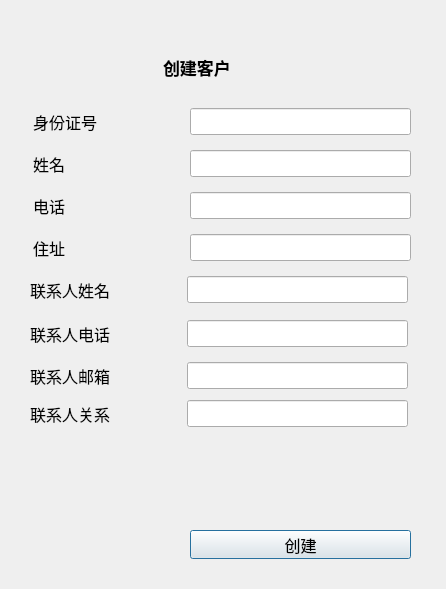
<?xml version="1.0" encoding="UTF-8"?>
<ui version="4.0">
 <class>createClient</class>
 <widget class="QDialog" name="createClient">
  <property name="geometry">
   <rect>
    <x>0</x>
    <y>0</y>
    <width>446</width>
    <height>589</height>
   </rect>
  </property>
  <property name="windowTitle">
   <string>Dialog</string>
  </property>
  <widget class="QLineEdit" name="phone">
   <property name="geometry">
    <rect>
     <x>190</x>
     <y>192</y>
     <width>221</width>
     <height>27</height>
    </rect>
   </property>
   <property name="font">
    <font>
     <pointsize>12</pointsize>
    </font>
   </property>
  </widget>
  <widget class="QLabel" name="label_5">
   <property name="geometry">
    <rect>
     <x>163</x>
     <y>52</y>
     <width>121</width>
     <height>31</height>
    </rect>
   </property>
   <property name="font">
    <font>
     <family>Bahnschrift SemiCondensed</family>
     <pointsize>13</pointsize>
     <weight>75</weight>
     <bold>true</bold>
    </font>
   </property>
   <property name="text">
    <string>创建客户</string>
   </property>
  </widget>
  <widget class="QPushButton" name="CreateBtn">
   <property name="geometry">
    <rect>
     <x>190</x>
     <y>530</y>
     <width>221</width>
     <height>29</height>
    </rect>
   </property>
   <property name="font">
    <font>
     <pointsize>12</pointsize>
    </font>
   </property>
   <property name="autoFillBackground">
    <bool>true</bool>
   </property>
   <property name="text">
    <string>创建</string>
   </property>
  </widget>
  <widget class="QLineEdit" name="addr">
   <property name="geometry">
    <rect>
     <x>190</x>
     <y>234</y>
     <width>221</width>
     <height>27</height>
    </rect>
   </property>
   <property name="font">
    <font>
     <pointsize>12</pointsize>
    </font>
   </property>
  </widget>
  <widget class="QLineEdit" name="id">
   <property name="geometry">
    <rect>
     <x>190</x>
     <y>108</y>
     <width>221</width>
     <height>27</height>
    </rect>
   </property>
   <property name="font">
    <font>
     <pointsize>12</pointsize>
    </font>
   </property>
   <property name="text">
    <string/>
   </property>
  </widget>
  <widget class="QLabel" name="label_3">
   <property name="geometry">
    <rect>
     <x>33</x>
     <y>192</y>
     <width>150</width>
     <height>27</height>
    </rect>
   </property>
   <property name="font">
    <font>
     <pointsize>12</pointsize>
    </font>
   </property>
   <property name="text">
    <string>电话</string>
   </property>
  </widget>
  <widget class="QLabel" name="label">
   <property name="geometry">
    <rect>
     <x>33</x>
     <y>108</y>
     <width>150</width>
     <height>27</height>
    </rect>
   </property>
   <property name="font">
    <font>
     <pointsize>12</pointsize>
    </font>
   </property>
   <property name="text">
    <string>身份证号</string>
   </property>
  </widget>
  <widget class="QLabel" name="label_4">
   <property name="geometry">
    <rect>
     <x>33</x>
     <y>234</y>
     <width>150</width>
     <height>27</height>
    </rect>
   </property>
   <property name="font">
    <font>
     <pointsize>12</pointsize>
    </font>
   </property>
   <property name="text">
    <string>住址</string>
   </property>
  </widget>
  <widget class="QLabel" name="label_2">
   <property name="geometry">
    <rect>
     <x>33</x>
     <y>150</y>
     <width>150</width>
     <height>27</height>
    </rect>
   </property>
   <property name="font">
    <font>
     <pointsize>12</pointsize>
    </font>
   </property>
   <property name="text">
    <string>姓名</string>
   </property>
  </widget>
  <widget class="QLineEdit" name="name">
   <property name="geometry">
    <rect>
     <x>190</x>
     <y>150</y>
     <width>221</width>
     <height>27</height>
    </rect>
   </property>
   <property name="font">
    <font>
     <pointsize>12</pointsize>
    </font>
   </property>
  </widget>
  <widget class="QLineEdit" name="contactEmail">
   <property name="geometry">
    <rect>
     <x>187</x>
     <y>362</y>
     <width>221</width>
     <height>27</height>
    </rect>
   </property>
   <property name="font">
    <font>
     <pointsize>12</pointsize>
    </font>
   </property>
  </widget>
  <widget class="QLineEdit" name="contactRelation">
   <property name="geometry">
    <rect>
     <x>187</x>
     <y>400</y>
     <width>221</width>
     <height>27</height>
    </rect>
   </property>
   <property name="font">
    <font>
     <pointsize>12</pointsize>
    </font>
   </property>
  </widget>
  <widget class="QLineEdit" name="contactPhone">
   <property name="geometry">
    <rect>
     <x>187</x>
     <y>320</y>
     <width>221</width>
     <height>27</height>
    </rect>
   </property>
   <property name="font">
    <font>
     <pointsize>12</pointsize>
    </font>
   </property>
  </widget>
  <widget class="QLabel" name="label_6">
   <property name="geometry">
    <rect>
     <x>30</x>
     <y>276</y>
     <width>150</width>
     <height>27</height>
    </rect>
   </property>
   <property name="font">
    <font>
     <pointsize>12</pointsize>
    </font>
   </property>
   <property name="text">
    <string>联系人姓名</string>
   </property>
  </widget>
  <widget class="QLabel" name="label_7">
   <property name="geometry">
    <rect>
     <x>30</x>
     <y>362</y>
     <width>150</width>
     <height>27</height>
    </rect>
   </property>
   <property name="font">
    <font>
     <pointsize>12</pointsize>
    </font>
   </property>
   <property name="text">
    <string>联系人邮箱</string>
   </property>
  </widget>
  <widget class="QLabel" name="label_8">
   <property name="geometry">
    <rect>
     <x>30</x>
     <y>400</y>
     <width>150</width>
     <height>27</height>
    </rect>
   </property>
   <property name="font">
    <font>
     <pointsize>12</pointsize>
    </font>
   </property>
   <property name="text">
    <string>联系人关系</string>
   </property>
  </widget>
  <widget class="QLineEdit" name="contactName">
   <property name="geometry">
    <rect>
     <x>187</x>
     <y>276</y>
     <width>221</width>
     <height>27</height>
    </rect>
   </property>
   <property name="font">
    <font>
     <pointsize>12</pointsize>
    </font>
   </property>
   <property name="text">
    <string/>
   </property>
  </widget>
  <widget class="QLabel" name="label_9">
   <property name="geometry">
    <rect>
     <x>30</x>
     <y>320</y>
     <width>150</width>
     <height>27</height>
    </rect>
   </property>
   <property name="font">
    <font>
     <pointsize>12</pointsize>
    </font>
   </property>
   <property name="text">
    <string>联系人电话</string>
   </property>
  </widget>
 </widget>
 <resources/>
 <connections/>
</ui>
